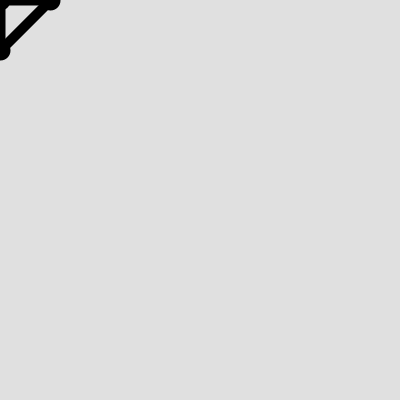
Frame 1 (no input)
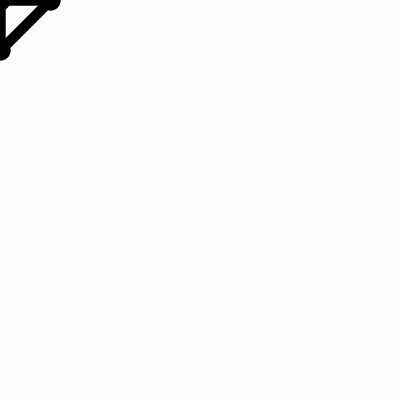
Frame 60 (the mouse pressed at the canvas centre just before this capture)
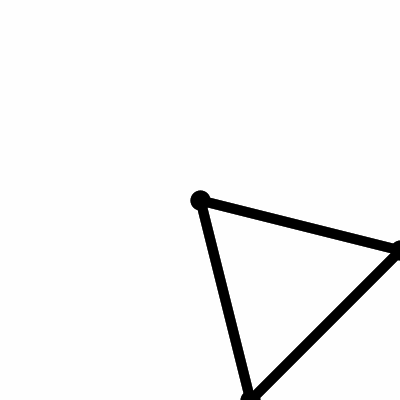
Frame 120 (the mouse held since frame 60 and released just before this capture)

The Processing sketch that drew these frames (run headless with seeded random() and noise(); from frame 60 on, the mouse is pressed at the canvas centre):

// Processing sketch: processing_61588
// ── processing_61588.pde

void setup () {
  size (400, 400);
  smooth();
  noCursor();

}
 void draw() {
   noStroke();
  
    fill(255, 255, 255, 100);
    rect(0, 0, width, height);

    
   
    if(mousePressed){
       strokeWeight(10);
    stroke(0);
    line(mouseX, mouseY, mouseX+mouseX, mouseY+50);
    line(mouseX, mouseY, mouseX+50, mouseY+mouseY);
    line(mouseX+mouseX, mouseY+50, mouseX+50, mouseY+mouseY);
    ellipse(mouseX,mouseY,10,10);
    ellipse(mouseX+mouseX,mouseY+50,10,10);
    ellipse(mouseX+50,mouseY+mouseY,10,10);
    fill(255, 255, 255, 200);
    strokeWeight(2);
    ellipse(mouseX+mouseX,mouseY+50,mouseX-mouseY,mouseY-mouseX);
    ellipse(mouseX,mouseY,mouseX-mouseY,mouseY-mouseX);
    ellipse(mouseX+50,mouseY+mouseY,mouseX-mouseY,mouseY-mouseX);
      
       } 
  
  
  
  else{
    strokeWeight(10);
    stroke(0);
    line(mouseX, mouseY, mouseX+mouseX, mouseY+50);
    line(mouseX, mouseY, mouseX+50, mouseY+mouseY);
    line(mouseX+mouseX, mouseY+50, mouseX+50, mouseY+mouseY);
    ellipse(mouseX,mouseY,10,10);
    ellipse(mouseX+mouseX,mouseY+50,10,10);
    ellipse(mouseX+50,mouseY+mouseY,10,10);
    fill(83,206,216,200);
    strokeWeight(2);
    ellipse(mouseX+mouseX,mouseY+50,mouseX-mouseY,mouseY-mouseX);
    ellipse(mouseX,mouseY,mouseX-mouseY,mouseY-mouseX);
    ellipse(mouseX+50,mouseY+mouseY,mouseX-mouseY,mouseY-mouseX);
     
  }}
